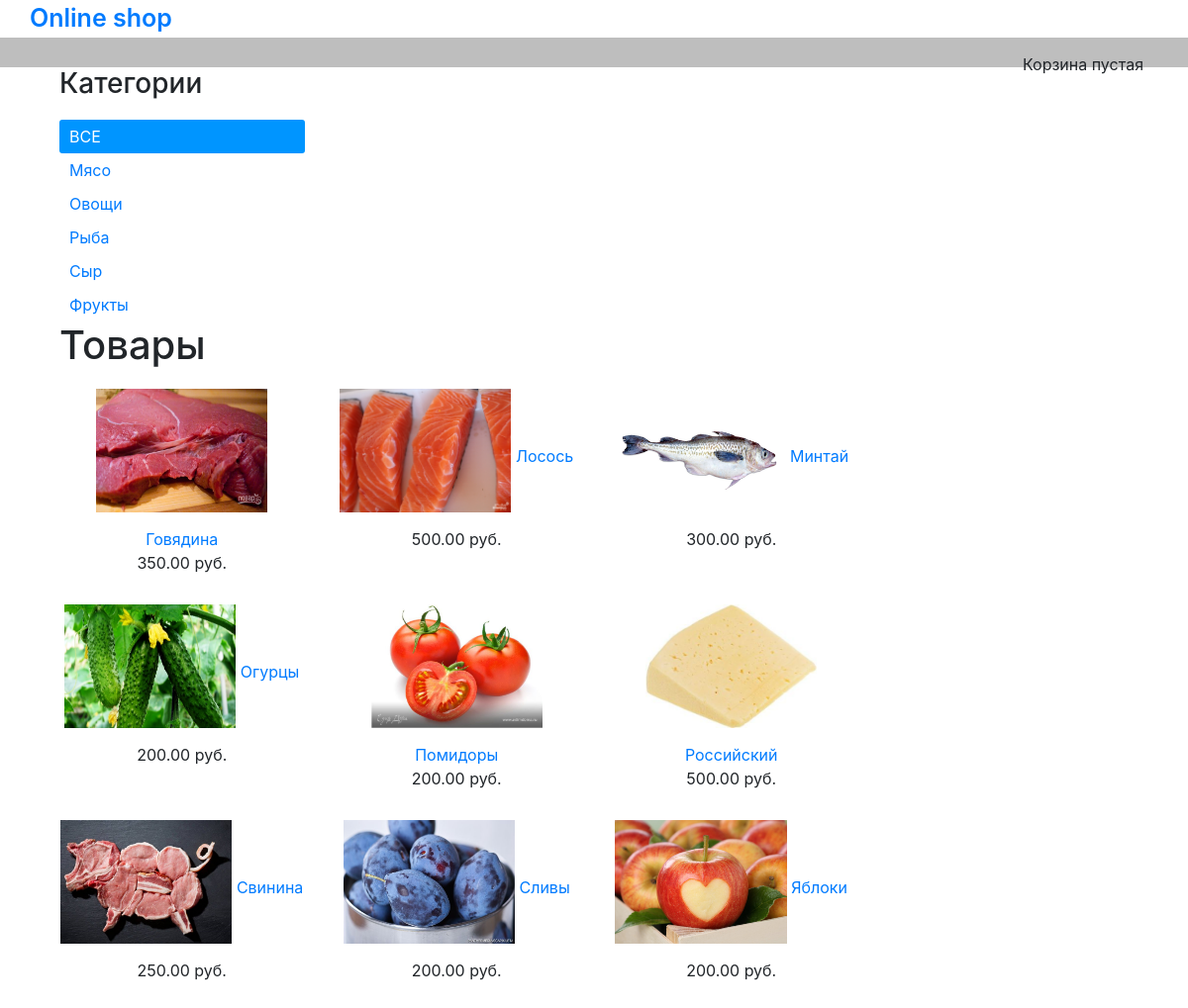
The page / on the database its author committed.
### shop/models.py (models this page shows, shortened)
class Category(models.Model):
    name = models.CharField(max_length=100, db_index=True)
    slug = models.SlugField(max_length=100, db_index=True, unique=True)
    class Meta:
        ordering = ['name']
        verbose_name = 'Категория'
        verbose_name_plural = 'Категории'
    def get_absolute_url(self):
        return reverse('shop:ProductByCategory', args=[self.slug])

class Product(models.Model):
    category = models.ForeignKey(Category, related_name='products', verbose_name='Категория', on_delete=models.CASCADE)
    name = models.CharField(max_length=100, db_index=True, verbose_name='Название')
    slug = models.SlugField(max_length=100, db_index=True)
    description = models.TextField(blank=True, verbose_name='Описание')
    price = models.DecimalField(max_digits=10, decimal_places=2, verbose_name='Цена')
    image = models.ImageField(upload_to='products/%Y/%m/%d/', blank=True, verbose_name='Изображение товара', default='static/img/no-image.jpg')
    stock = models.PositiveIntegerField(verbose_name='На складе')
    available = models.BooleanField(default=True, verbose_name='Доступен')
    created = models.DateTimeField(auto_now_add=True)
    updated = models.DateTimeField(auto_now=True)
    class Meta:
        ordering = ['name']
        index_together = [
            ['id', 'slug']
        ]
        verbose_name_plural = 'Товары'
    def get_absolute_url(self):
        return reverse('shop:ProductDetail', args=[self.slug, self.id])

### shop/views.py (the view)
# urls.py: url(r'^(?P<category_slug>[-\w]+)/$', views.product_list, name="ProductByCategory"),
def product_list(request, category_slug=None):
    category = None
    categories = Category.objects.all()
    products = Product.objects.filter(available=True)
    if category_slug:
        category = Category.objects.get(slug=category_slug)
        products = Product.objects.filter(category=category)
    return render(request, 'shop/product_list.html', {'categories': categories,
                                                      'products': products,
                                                      'category': category,
                                                      'cart':Cart(request)})

### cart/cart.py (called while the page is built)
    def __len__(self):
        return sum(item['quantity'] for item in self.cart.values())

### cart/context_processors.py (called while the page is built)
def cart(request):
    return {'cart': Cart(request)}

### shop/templates/shop/product_list.html (shortened to what this page needs)
{% extends 'shop/base.html' %}
{% load staticfiles %}
{% block content %}
<div id="sidebar" class="col-sm-3">
    <h3>Категории</h3>
    <ul>
        {% if not category %}<li class="selected" >{% else %}<li>{% endif %}
          <a href="{% url 'shop:product_list' %}">ВСЕ</a>
        </li>
        {% for cat in categories %}
        {% if category.slug == cat.slug %}<li class="selected">{% else %} <li> {% endif %}
            <a href="{{cat.get_absolute_url}}">{{ cat.name }}</a>
        </li>
        {% endfor %}
    </ul>
</div>
 <div id="main" class="product_list col-sm-9">
    <h1>{% if category %}{{ category.name }}{% else %}Товары{% endif %}</h1>
    <div class="items row">
      {% for product in products %}
        <div class="item col-sm-4">
          <a href="{{ product.get_absolute_url }}">
            {% if product.image %}<img src="{{ product.image.url }}" class="img-responsive" alt="{% static 'img/no-image.png' %}">{% else %}<img src="{% static 'img/no-image.png' %}" class="img-responsive">{% endif %}
          </a>
          <a href="{{ product.get_absolute_url }}">{{ product.name }}</a><br>
          {{ product.price }} руб.
        </div>
     {% endfor %}
    </div>
  </div>
{% endblock %}

### shop/templates/shop/base.html (shortened to what this page needs)
<!DOCTYPE html>
<html lang="en">
<head>
    {% load staticfiles %}
    <link rel="stylesheet" href="{% static 'css/bootstrap.min.css' %}">
    <link rel="stylesheet" href="{% static 'css/style.css' %}">
</head>
<body>
  <section id="header">
    <div class="top container">
        <a href="{% url 'shop:product_list'%}">Online shop</a>
    </div>
    <div class="top-bl">
      <div class="container">
        <div class="cart">
          <div class="cart">
                  {% with total_items=cart|length %}
                      {% if cart|length > 0 %}
                          Ваша корзина:
                  <a href="{% url 'cart:CartDetail' %}">
                      {{ cart.cart.keys|length}} тов. {{ cart.get_total_price }} руб.
                  </a>
                 {% else %}
                      Корзина пустая
                {% endif %}
              {% endwith %}
          </div>
        </div>
      </div>
    </div>
  </section>
  <section id="content row" class="container">
    {% block content %}{% endblock %}
  </section>
</body>
</html>

### static/css/style.css (style rules this page uses)
.top { padding: 0 ; font-size: 25px; font-weight: 600; }
.top-bl { background: #bebebe; padding: 15px; }
.top-bl .cart { float: right; }
#sidebar ul { list-style: none; margin: 0; padding: 0; margin-top: 20px; }
#sidebar ul li { padding: 5px 10px; }
#sidebar ul li.selected { background: #0095ff; color: white; border-radius: 3px; }
#sidebar ul li.selected a { color: white; }
.items { margin-top: 20px; }
.item { text-align: center; margin-bottom: 30px; }
.item a img { margin:auto; margin-bottom: 15px; width:70%; height:125px; }

### rows shown on the page
Category: name "Мясо"
Category: name "Овощи"
Category: name "Рыба"
Category: name "Сыр"
Category: name "Фрукты"
Product: image (picture), name "Говядина", price "350.00"
Product: image (picture), name "Лосось", price "500.00"
Product: image (picture), name "Минтай", price "300.00"
Product: image (picture), name "Огурцы", price "200.00"
Product: image (picture), name "Помидоры", price "200.00"
Product: image (picture), name "Российский", price "500.00"
Product: image (picture), name "Свинина", price "250.00"
Product: image (picture), name "Сливы", price "200.00"
Product: image (picture), name "Яблоки", price "200.00"
